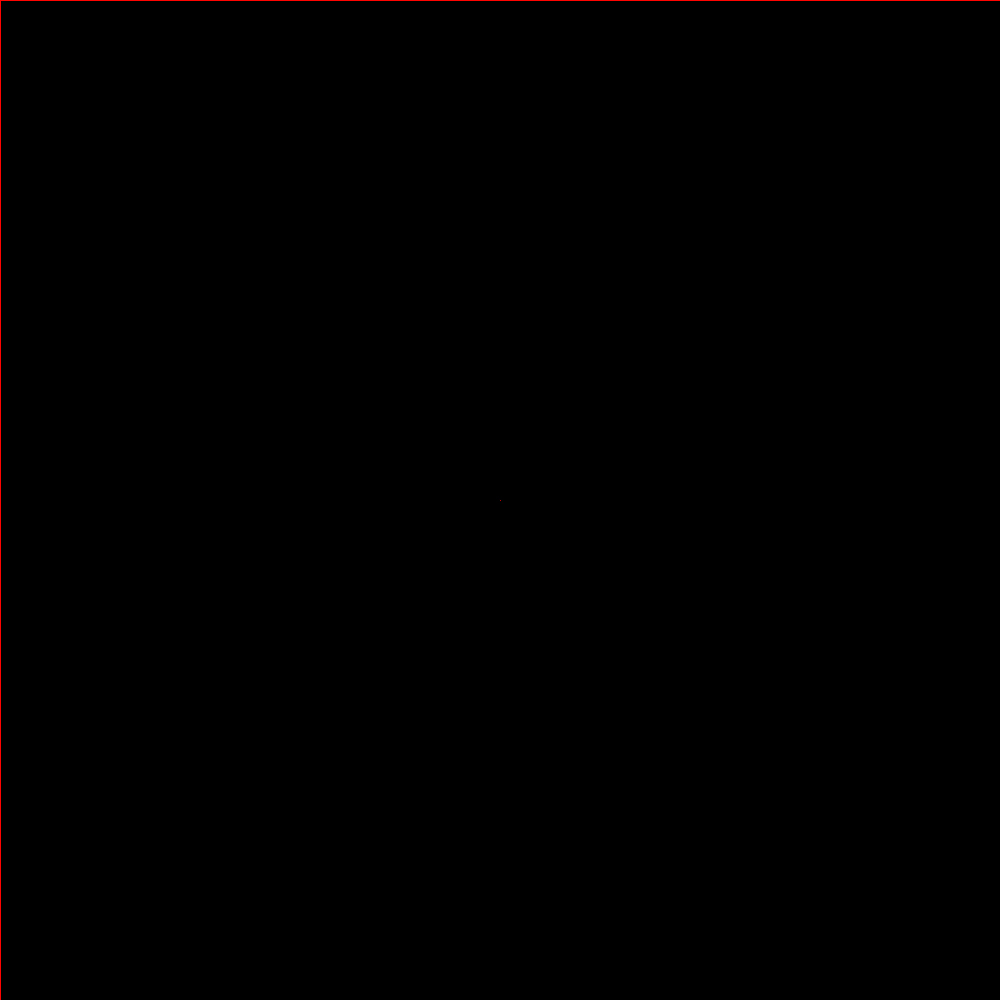
Frame 1 (no input)
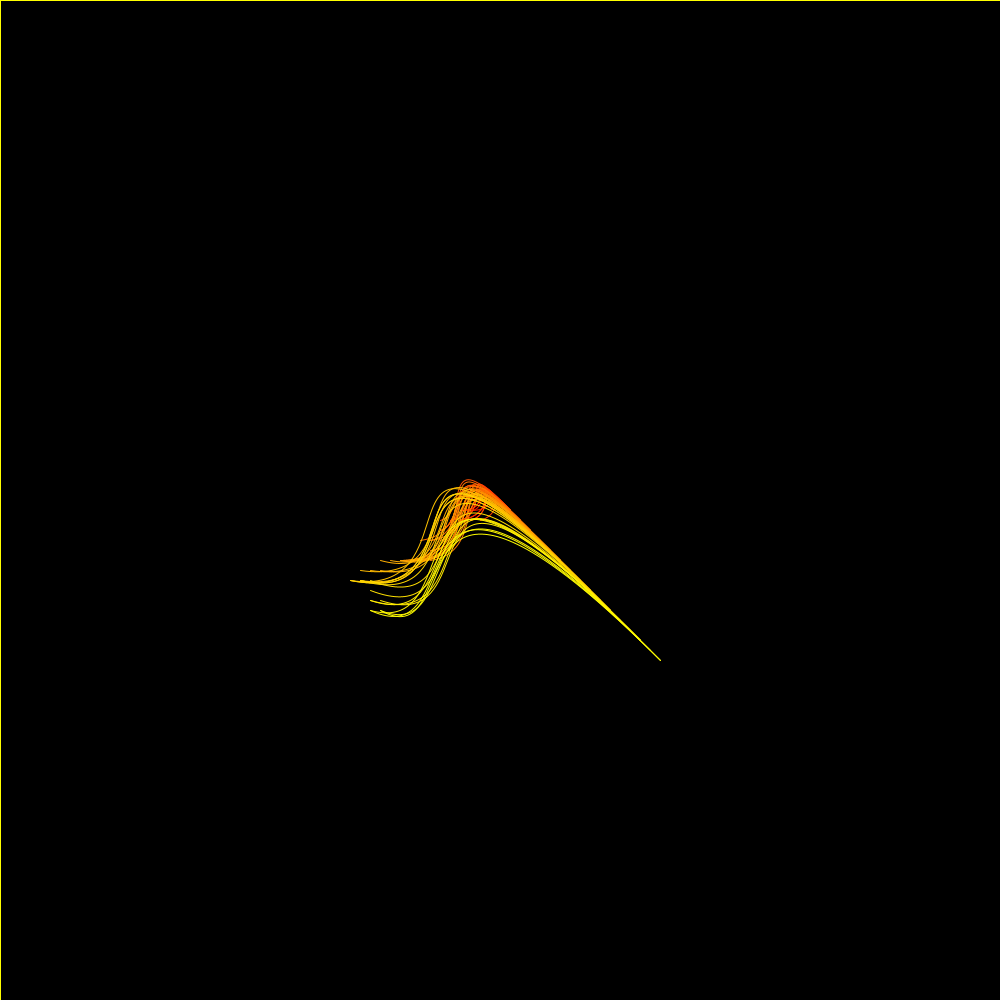
Frame 60 (the mouse pressed at the canvas centre just before this capture)
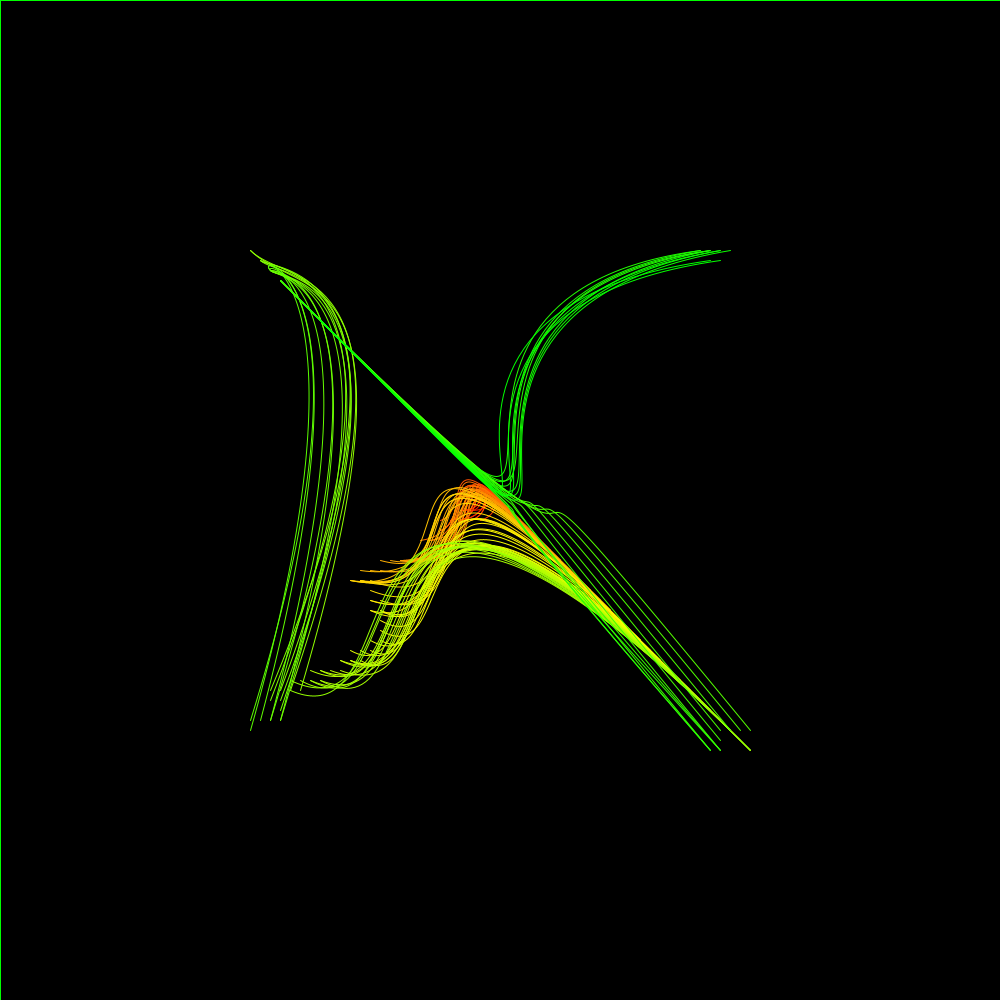
Frame 120 (the mouse held since frame 60 and released just before this capture)

The Processing sketch that drew these frames (run headless with seeded random() and noise(); from frame 60 on, the mouse is pressed at the canvas centre):

// Processing sketch: bezier
// ── bezier.pde
public class walker {
  int px, py;
  int ll, lr, lt, lb;
  walker() {
    px=width/2;
    py=height/2;
    ll=width/4;
    lr=width/4*3;
    lt=height/4;
    lb=height/4*3;
  }
  void run() {
    int a = (int)random(4);
    if (a==0) {
      px+=10;
    }
    if (a==1) {
      px-=10;
    }
    if (a==2) {
      py+=10;
    }
    if (a==3) {
      px-=10;
    }
    if (px<ll) {
      px=lr;
    }
    if (px>lr) {
      px=ll;
    }
    if (py>lb) {
      py=lt;
    }
    if (py<lt) {
      py=lb;
    }
  }
}
walker a, b;
void setup() {
  size(1000, 1000);
  noFill();
  background(0);
  a=new walker();
  b=new walker();
  colorMode(HSB, 360, 100, 100, 100);
  frameRate(400);
}
void draw() {
  stroke(frameCount%360, 100, 100);
  //ellipse(a.px, a.py, 5, 5);
  //ellipse(b.px, b.py, 5, 5);
  /*
   bezier(0, 0, 0, 1000, a.px, a.px, a.py, a.py);
   bezier(0, 1000, 0, 1000, a.px, a.px, a.py, a.py);
   bezier(1000, 0, 0, 1000, a.px, a.px, a.py, a.py);
   bezier(1000, 1000, 0, 1000, a.px, a.px, a.py, a.py);
   */
  bezier(a.px, a.py, b.px, b.py, a.px, a.px, b.py, b.py);
  //fill(0, 5);
  rect(0, 0, 1000, 1000);
  noFill();
  a.run();
  b.run();
}
